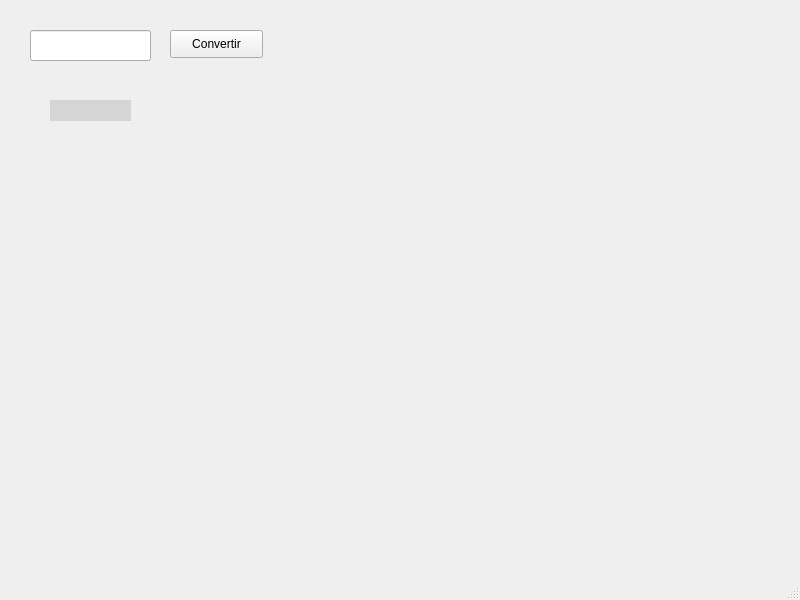
<?xml version="1.0" encoding="UTF-8"?>
<ui version="4.0">
 <class>MainWindow</class>
 <widget class="QMainWindow" name="MainWindow">
  <property name="geometry">
   <rect>
    <x>0</x>
    <y>0</y>
    <width>800</width>
    <height>600</height>
   </rect>
  </property>
  <property name="windowTitle">
   <string>MainWindow</string>
  </property>
  <widget class="QWidget" name="centralwidget">
   <widget class="QLineEdit" name="inputMetros">
    <property name="geometry">
     <rect>
      <x>30</x>
      <y>30</y>
      <width>121</width>
      <height>31</height>
     </rect>
    </property>
   </widget>
   <widget class="QPushButton" name="btnConvertir">
    <property name="geometry">
     <rect>
      <x>170</x>
      <y>30</y>
      <width>93</width>
      <height>28</height>
     </rect>
    </property>
    <property name="text">
     <string>Convertir</string>
    </property>
   </widget>
   <widget class="QLabel" name="labelResultado">
    <property name="geometry">
     <rect>
      <x>50</x>
      <y>100</y>
      <width>81</width>
      <height>21</height>
     </rect>
    </property>
    <property name="styleSheet">
     <string notr="true">background-color: rgb(213, 213, 213);</string>
    </property>
    <property name="text">
     <string/>
    </property>
   </widget>
  </widget>
  <widget class="QMenuBar" name="menubar">
   <property name="geometry">
    <rect>
     <x>0</x>
     <y>0</y>
     <width>800</width>
     <height>26</height>
    </rect>
   </property>
  </widget>
  <widget class="QStatusBar" name="statusbar"/>
 </widget>
 <resources/>
 <connections/>
</ui>
